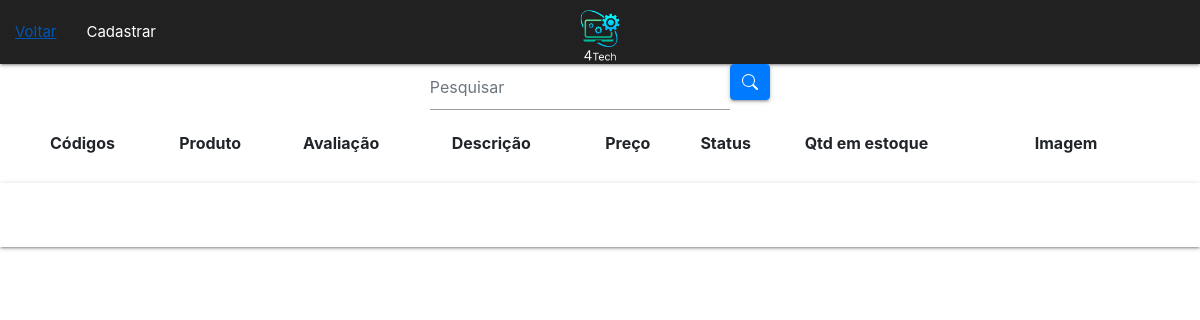
The page /GestaoProdutos.php on the database as committed earlier.
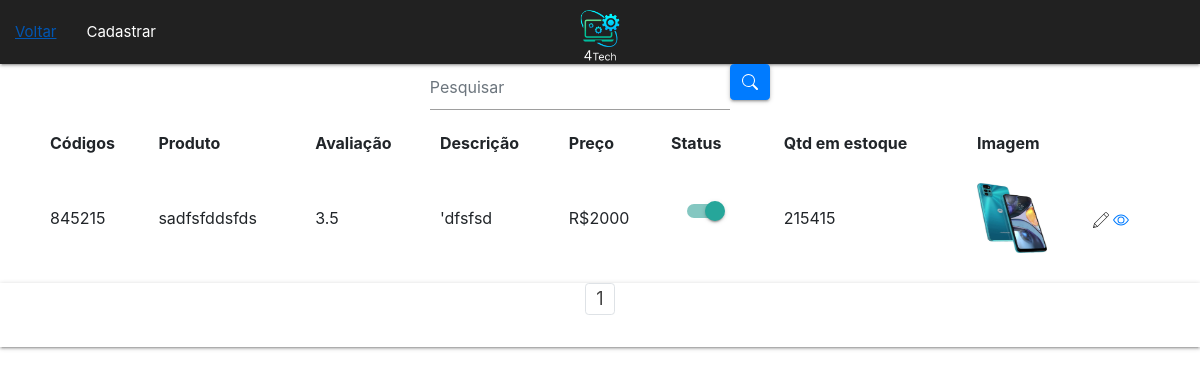
The same page on the database as committed later.
### tables this page shows
CREATE TABLE `imagens_produtos` (
  `id_img` int(11) NOT NULL,
  `imagem` varchar(100) NOT NULL,
  `id_produto` int(100) NOT NULL,
  `isprincipal` int(1) NOT NULL
);

CREATE TABLE `produto` (
  `id` int(10) NOT NULL,
  `codigo` varchar(50) NOT NULL,
  `nome_produto` varchar(100) DEFAULT NULL,
  `avaliacao` varchar(10) DEFAULT NULL,
  `status` int(1) DEFAULT NULL,
  `descricao` varchar(2000) DEFAULT NULL,
  `preco` varchar(100) DEFAULT NULL,
  `qtd_estoque` varchar(100) DEFAULT NULL
);

### GestaoProdutos.php (the view, shortened to what this page needs)
<?php
include("conexao.php");
if (!empty($_GET['search'])) {
    $data = $_GET['search'];
    $sql_code = "SELECT * FROM produto inner join imagens_produtos where nome_produto like '%$data%' and isprincipal = 1  ORDER BY id DESC";
} else {
    $sql_code = "SELECT * FROM produto iNNER JOIN imagens_produtos ON produto.id = imagens_produtos.id_produto WHERE isprincipal = 1 ORDER BY id DESC";
}
$sql_query = $mysqli->query($sql_code) or die($mysqli->error);
$result_produto = "SELECT * FROM produto";
$resultado_produto = $mysqli->query($result_produto);
$total_produtos = mysqli_num_rows($resultado_produto);
$quantidade_pg = 10;
$num_pagina = ceil($total_produtos / $quantidade_pg);
?>
<html>
<head>
    <link rel="stylesheet" href="https://cdnjs.cloudflare.com/ajax/libs/materialize/1.0.0/css/materialize.min.css">
    <link rel="stylesheet" href="css/ListarProdutos.css">
    <link href="css/bootstrap.min.css" rel="stylesheet">
    <link rel="stylesheet" href="https://stackpath.bootstrapcdn.com/bootstrap/4.1.3/css/bootstrap.min.css"
>
</head>
<body>
    <nav>
        <div class="nav-wrapper grey darken-4">
            <a href="index.php" class="brand-logo center"><img src="img/Logo.png" width="70" height="70"></a>
            <ul id="nav-mobile" class="left hide-on-med-and-down grey darken-4">
                <li><a href="backoffice.html">Voltar</a></li>
                <li><a href="cadastrarProduto.php">Cadastrar</a></li>
            </ul>
        </div>
    </nav>
    <div class="box-search">
        <input type="search" class="form-control w-25" placeholder="Pesquisar" id="pesquisar">
        <button onclick="searchData()" class="btn btn-primary">
        </button>
    </div>
    <div class="container">
        <form class="form-gestao">
            <div class="dados-gestao">
                <table border="0">
                    <thead>
                        <tr>
                            <th>Códigos</th>
                            <th>Produto</th>
                            <th>Avaliação</th>
                            <th>Descrição</th>
                            <th>Preço</th>
                            <th>Status</th>
                            <th>Qtd em estoque</th>
                            <th>Imagem</th>
                        </tr>
                        </thead>
                        <tbody>
                            <?php while ($produto = $sql_query->fetch_assoc()) : ?>
                        <tr>
                                <td><?= $produto["codigo"] ?></td>
                                <td><?= $produto["nome_produto"] ?></td>
                                <td><?= $produto["avaliacao"] ?></td>
                                <td><?= $produto["descricao"] ?></td>
                                <td>R$<?= $produto["preco"] ?></td>
                                <td>
                                    <label class="switch-mini">
                                        <?php
                                        if ($produto["status"] == 1) {
                                            echo "<div class='switch'>
                                          <label>
                                            <input type='checkbox' onclick='abrirModal($produto[id],$produto[status])' checked>
                                            <span class='lever'></span>
                                          </label>
                                        </div>";
                                        } ?>
                                    </label>
                                </td>
                                <td><?= $produto["qtd_estoque"] ?></td>
                                <td>
                                    <img  src="img/<?= $produto["id"] ."/". $produto["imagem"] ?>"  width="70" height="70">
                                </td>
                                <td>
                                    <a href="editarProduto.php?id=<?= $produto['id'] ?>">
                                        <img src="img/lapis.png">
                                    </a>
                                    <a href="detalhes.php?id_produto=<?=$produto['id']?>">
                                    </a>
                                </td>
                            </tr>
                        <?php endwhile ?>
                    </tbody>
                </table>
            </div>
        </form>
    </div>
    <nav>
        <div class="nav-wrapper white white-4">
            <ul class="pagination justify-content-center">
                <?php
                for ($i = 1; $i < $num_pagina + 1; $i++) { ?>
                    <li class="page-item"><a class="page-link" href="gestaoProdutos.php?pagina=<?php echo $i ?>"><?php echo $i ?></a></li>
                <?php }
                ?>
            </ul>
        </div>
    </nav>
</body>
</html>

Rows that differ between the two databases and show on the page:
added imagens_produtos: id_produto.codigo "845215", id_produto.nome_produto "sadfsfddsfds", id_produto.avaliacao "3.5", id_produto.descricao "'dfsfsd", id_produto.preco "2000", id_produto.qtd_estoque "215415", imagem (picture)
Other text that changed with them:
new list line: "1"
